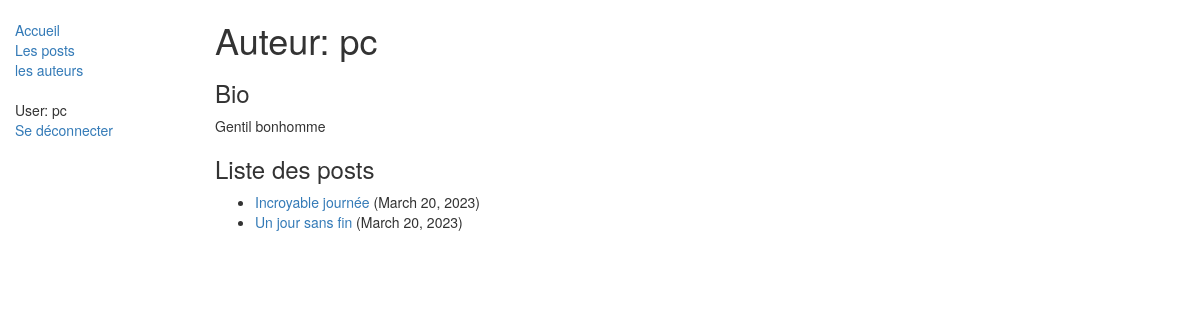
Page /blogger/1 (signed in) on the committed database.
### blog/models.py (models this page shows, shortened)
class BlogAuthor(models.Model):
    user = models.OneToOneField(User, on_delete=models.SET_NULL, null=True)
    bio = models.TextField(max_length=400, help_text="Entrer votre biographie")
    class Meta:
        ordering = ["user", "bio"]
    def __str__(self):
        return self.user.username

class Blog(models.Model):
    name = models.CharField(max_length=200)
    description = models.TextField(max_length=2000, help_text="Entrer une description")
    post_date = models.DateField(auto_now_add=True)
    author = models.ForeignKey(BlogAuthor, on_delete=models.SET_NULL, null=True)
    class Meta:
        ordering = ["-post_date"]
    def get_absolute_url(self):
        return reverse('blog:blog-detail', args=[str(self.id)])

### blog/views.py (the view)
class BlogListByAuthorView(generic.ListView):
    model = Blog
    paginate_by = 5
    template_name = 'blog/blog_list_by_author.html'
    def get_queryset(self):
        id = self.kwargs['pk']
        target_author = get_object_or_404(BlogAuthor, pk=id)
        return Blog.objects.filter(author=target_author)
    def get_context_data(self, **kwargs):
        context = super(BlogListByAuthorView, self).get_context_data(**kwargs)
        context['blogger'] = get_object_or_404(BlogAuthor, pk=self.kwargs['pk'])
        return context

### blog/templates/blog/blog_list_by_author.html
{% extends "base.html" %}
{% block content %}
    <h1>Auteur: {{blogger}}</h1>
    <h3>Bio</h3>
    <p>{{blogger.bio}}</p>
    {% if blog_list %}
    <h3>Liste des posts</h3>
    <ul>
      {% for blog in blog_list %}
      <li>
        <a href="{{ blog.get_absolute_url }}">{{ blog.name }}</a> ({{blog.post_date}})</a>
      </li>
      {% endfor %}
    </ul>
    {% else %}
      <p>L'auteur n'a rien posté pour le moment</p>
    {% endif %}
{% endblock %}

### blog/templates/base.html (shortened to what this page needs)
<!DOCTYPE html>
<html lang="fr">
<head>
    <link rel="stylesheet" href="https://maxcdn.bootstrapcdn.com/bootstrap/3.3.7/css/bootstrap.min.css">
    {% load static %}
    <link rel="stylesheet" href="{% static 'css/styles.css' %}">
</head>
<body>
<div class="container-fluid">
    <div class="row">
        <div class="col-sm-2">
            {% block sidebar %}
                <ul class="sidebar-nav">
                    <li><a href="{% url 'blog:index' %}">Accueil</a></li>
                    <li><a href="{% url 'blog:blogs' %}">Les posts</a></li>
                    <li><a href="{% url 'blog:bloggers' %}">les auteurs</a></li>
                </ul>
                <ul class="sidebar-nav">
                    {% if user.is_authenticated %}
                        <li>User: {{ user.get_username }}</li>
                        <li><a href="{% url 'logout' %}?next={{ request.path }}">Se déconnecter</a></li>
                    {% else %}
                        <li><a href="{% url 'login' %}?next={{ request.path }}">Se connecter</a></li>
                    {% endif %}
                </ul>
            {% endblock %}
        </div>
        <div class="col-sm-10 ">
            {% block content %}{% endblock %}
        </div>
    </div>
</div>
</body>
</html>

### blog/static/css/styles.css (style rules this page uses)
.sidebar-nav { margin-top: 20px; padding: 0; list-style: none; }

### rows in the picture
BlogAuthor: user.username "pc", bio "Gentil bonhomme"
Blog: name "Incroyable journée", post_date "March 20, 2023"
Blog: name "Un jour sans fin", post_date "March 20, 2023"

### other values in the picture
{{ user.get_username }} "pc"
